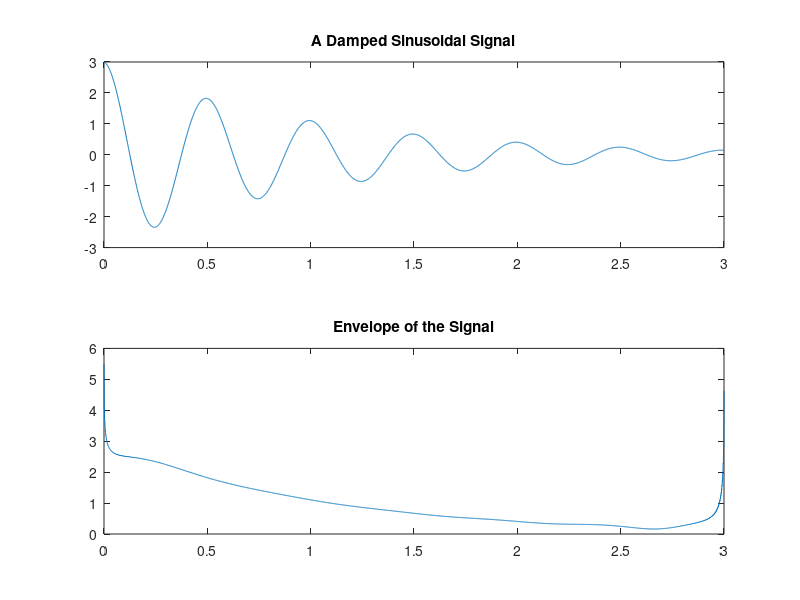

This figure's MATLAB source:
% Plot for the damped sinusoidal signal
clear all;

t = 0:1/1000:3;
x = 3 * exp(-t) .* cos(4 * pi * t);

subplot(2,1,1);
plot(t,x);
title('A Damped Sinusoidal Signal');

% We can use the command hilbert to find the envelope of a signal
r = abs(hilbert(x));
subplot(2,1,2);
plot(t,r);
title('Envelope of the Signal');